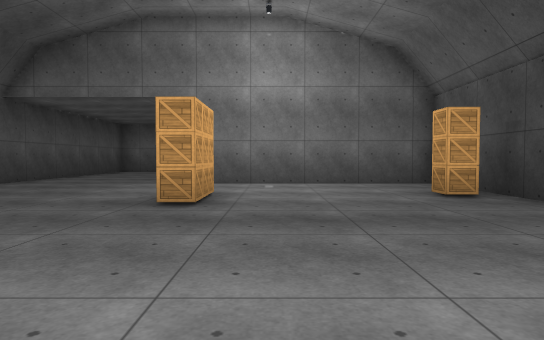
View 1 (above)

16 first-person views from a walk through a Unity game level. The camera is 1.2 m above the floor, tilts 2° down and sees 75° across. The floor is counted in squares, 2 m on a side. Each view is taken from the middle of a square. On the plan, view 1 faces up. The plan holds only what a view shows up to about 10 squares ahead; the rest is blank. The player character is not drawn. Some animated figures are left out. Some surface patterns are stand-ins.

View 2
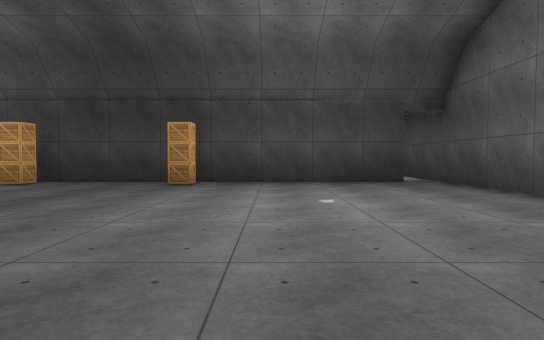

View 3
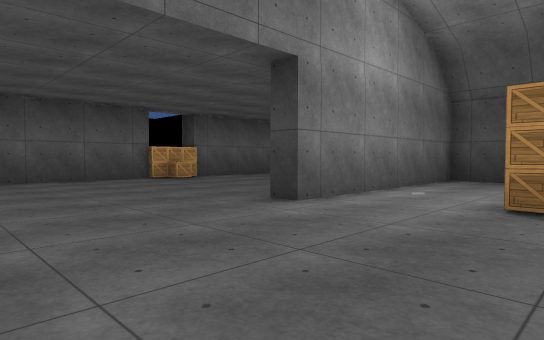

View 4
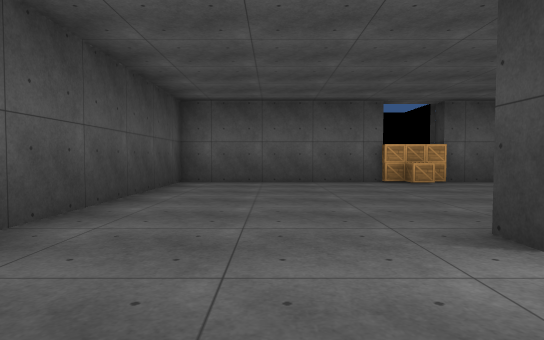

View 5
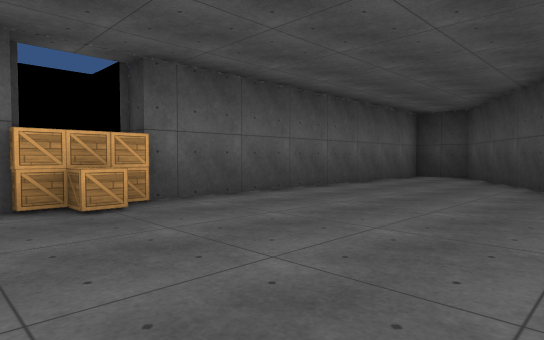

View 6
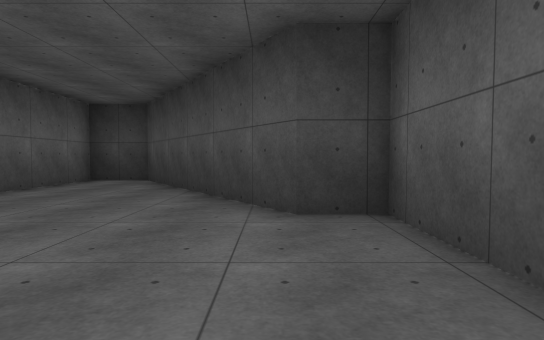

View 7
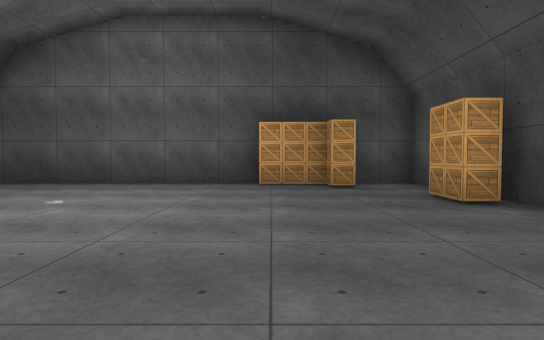

View 8
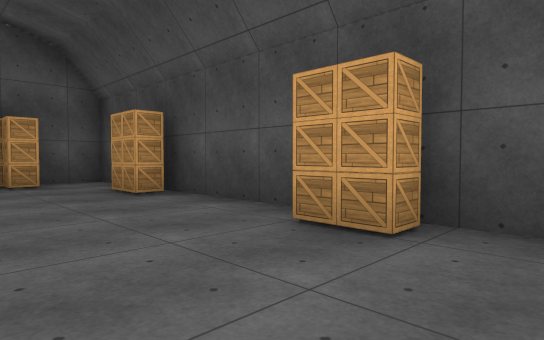

View 9
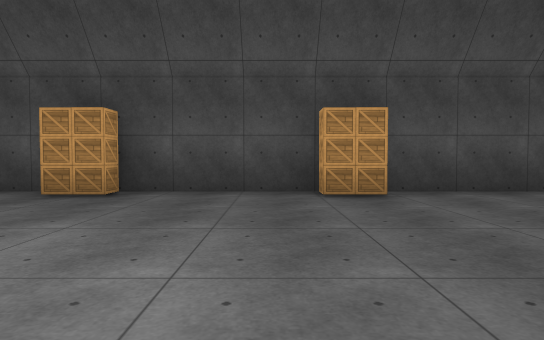

View 10
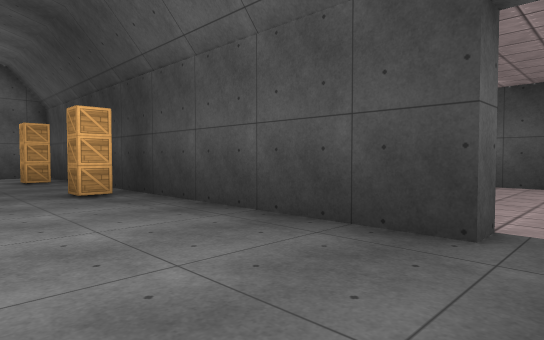

View 11
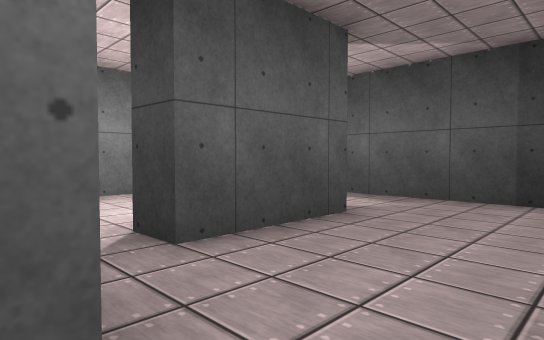

View 12
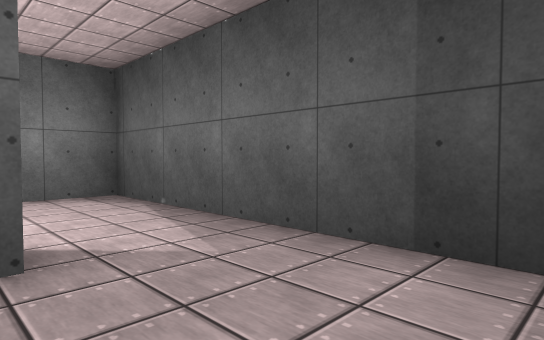

View 13
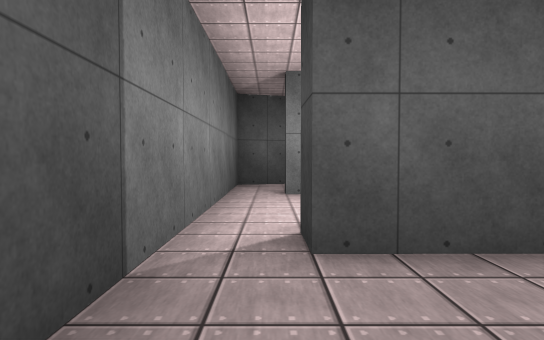

View 14
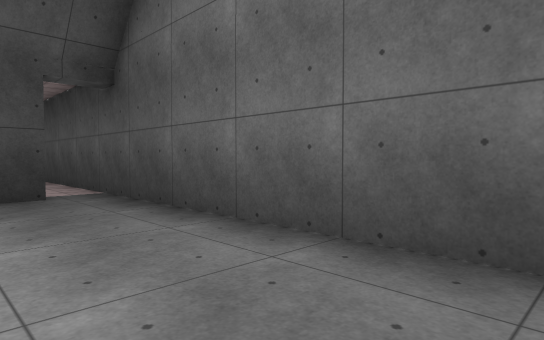

View 15
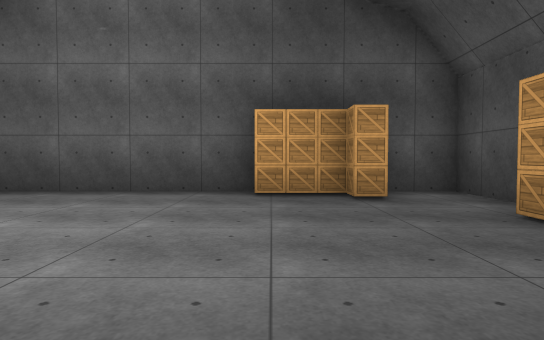

View 16
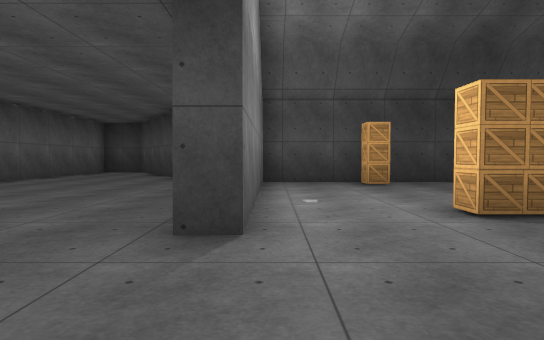

### Floor plan
Points are (right, up) in squares from view 1. A wall is a line through its corners. A room is listed if a view was taken in it or the views show most of it. See-through windows are left out.
Room 1 (views 1, 2, 3, 4, 5, 6, 7, 8, 9, 10, 11, 14, 15, 16)
walls: (-1.5, 5.2) (-1.5, 5.9) (-1, 5.9) (-1, 4.5) (-1.5, 4.5); (1.5, 8.8) (3.7, 8.8) (3.7, 9.7) (9.3, 13.2) (9.3, 14.7) (0.2, 14.7); (3.2, 5.4) (2.7, 5.4) (2.7, 5.9) (3.1, 5.9); (-6, 3.8) (-5.5, 3.8) (-5.5, 2.8) (-6, 2.8); (3.2, 1.8) (2.7, 1.8) (2.7, 2.4); (-0.8, 14) (-0.8, 14.6); (-6, -0.6) (-5.5, -0.6) (-5.5, -1.6); (0.2, 14.5) (-1.4, 14.5); (-1.2, 14.7) (-6.2, 14.7) (-6.2, -4.2) (-4.9, -4.2); (-4.8, -3.2) (-4.2, -3.2) (-4.2, -3.7) (-2.6, -3.7); (-2.7, -4.2) (4.5, -4.2); (4.3, -3.3) (3.8, -3.3) (3.7, 8.2) (-2.3, 8.2) (-2.3, 8.9)
low walls: (-0.2, 14) (-0.8, 14)
ways out: opening at (4, -4) to room 2
Room 2 (views 12, 13)
walls: (7.4, -1.8) (5.2, -1.8); (4.5, -4.2) (8.3, -4.2); (4.3, -1.6) (4.3, -3.3); (9.3, -3.8) (9.3, -1.6)
ways out: opening at (4, -4) to room 1; opening at (5, -1) to room 3; opening at (8, -1) to room 4
Room 3 (no view inside)
walls: (5.2, -1.8) (5.2, -1.1); (4.3, 1.6) (4.3, -1.6); (7.6, 1.8) (5.1, 1.8)
ways out: opening at (5, -1) to room 2; opening at (6.5, 0.5) to room 4; opening at (5, 2) to room 5
Room 4 (no view inside)
walls: (9.3, -1.6) (9.3, 1.8) (7.6, 1.8)
ways out: opening at (8, -1) to room 2; opening at (6.5, 0.5) to room 3
Room 5 (no view inside)
walls: (5.3, 4.1) (4.3, 3.8) (4.3, 1.6)
ways out: opening at (5, 2) to room 3

Where each view was taken, in squares from view 1:
view 1: 0 up, 0 right, facing up
view 2: 0 up, 5 left, facing right
view 3: 5 up, 6 left, facing up-right
view 4: 6 up, 4 left, facing up
view 5: 10 up, 2 left, facing up-right
view 6: 10 up, 0 right, facing right
view 7: 4 up, 3 left, facing down
view 8: 5 up, 3 left, facing down-left
view 9: 2 up, 0 right, facing left
view 10: 4 down, 1 right, facing up-right
view 11: 4 down, 4 right, facing up-right
view 12: 4 down, 7 right, facing up-right
view 13: 4 down, 5 right, facing up
view 14: 2 down, 2 left, facing down-right
view 15: 2 up, 3 left, facing down
view 16: 8 up, 5 left, facing right
